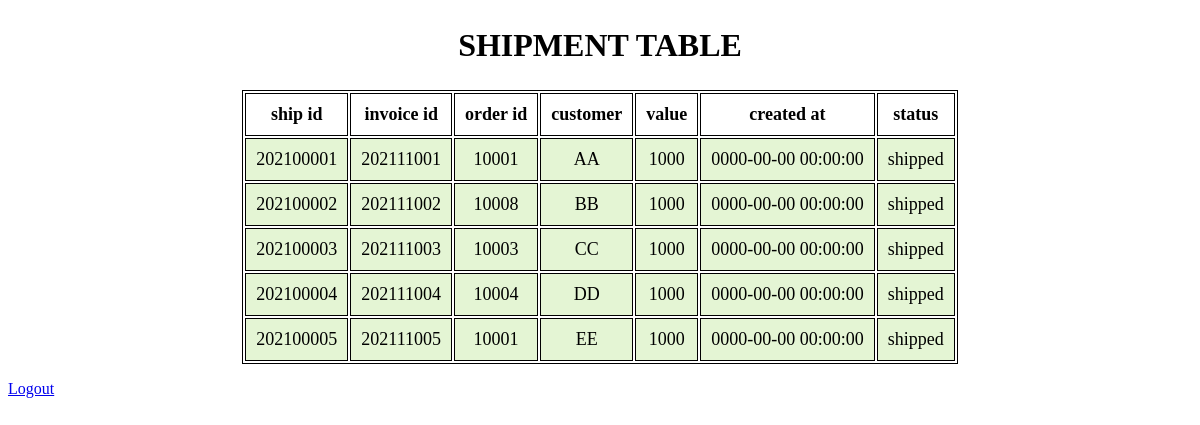
The app's page /shipment.php with its own data.
### tables this page shows
CREATE TABLE `shipment_table` (
  `ship_id` int(11) NOT NULL,
  `invoice_id` int(11) NOT NULL,
  `order_id` int(11) NOT NULL,
  `customer` varchar(30) NOT NULL,
  `value` int(11) NOT NULL,
  `created_at` datetime NOT NULL,
  `status` varchar(30) NOT NULL
);

### shipment.php (the view, shortened to what this page needs)
<?php
include('connection.php');
$sql = "SELECT * FROM shipment_table";
$result = $con->query($sql);
?>
<!DOCTYPE html>
<html lang="en">
<head>
</head>
<body>
	<section>
		<h1>SHIPMENT TABLE</h1>
		<table>
			<tr>
				<th>ship id</th>
				<th>invoice id</th>
				<th>order id</th>
				<th>customer</th>
				<th>value </th>
				<th>created at</th>
				<th>status</th>
			</tr>
			<?php
				while($rows=$result->fetch_assoc())
				{
			?>
			<tr>
				<td><?php echo $rows['ship_id'];?></td>
				<td><?php echo $rows['invoice_id'];?></td>
				<td><?php echo $rows['order_id'];?></td>
				<td><?php echo $rows['customer'];?></td>
				<td><?php echo $rows['value'];?></td>
				<td><?php echo $rows['created_at'];?></td>
				<td><?php echo $rows['status'];?></td>
			</tr>
			<?php
				}
			?>
		</table>
	</section>
	<p><a href="logout.php" class="f90-logout-button">Logout</a></p>
</body>
</html>

### shipment.php (style rules this page uses)
table { margin: 0 auto; font-size: large; border: 1px solid black; }
h1 { text-align: center; color: black; font-size: xx-large; font-family: 'Gill Sans', 'Gill Sans MT', ' Calibri', 'Trebuchet MS', 'sans-serif'; }
td { background-color: #E4F5D4; border: 1px solid black; }
th, td { font-weight: bold; border: 1px solid black; padding: 10px; text-align: center; }
td { font-weight: lighter; }

### records on screen
shipment_table: ship_id "202100001", invoice "202111001", order "10001", customer "AA", value "1000", created_at "0000-00-00 00:00:00", status "shipped"
shipment_table: ship_id "202100002", invoice "202111002", order "10008", customer "BB", value "1000", created_at "0000-00-00 00:00:00", status "shipped"
shipment_table: ship_id "202100003", invoice "202111003", order "10003", customer "CC", value "1000", created_at "0000-00-00 00:00:00", status "shipped"
shipment_table: ship_id "202100004", invoice "202111004", order "10004", customer "DD", value "1000", created_at "0000-00-00 00:00:00", status "shipped"
shipment_table: ship_id "202100005", invoice "202111005", order "10001", customer "EE", value "1000", created_at "0000-00-00 00:00:00", status "shipped"
